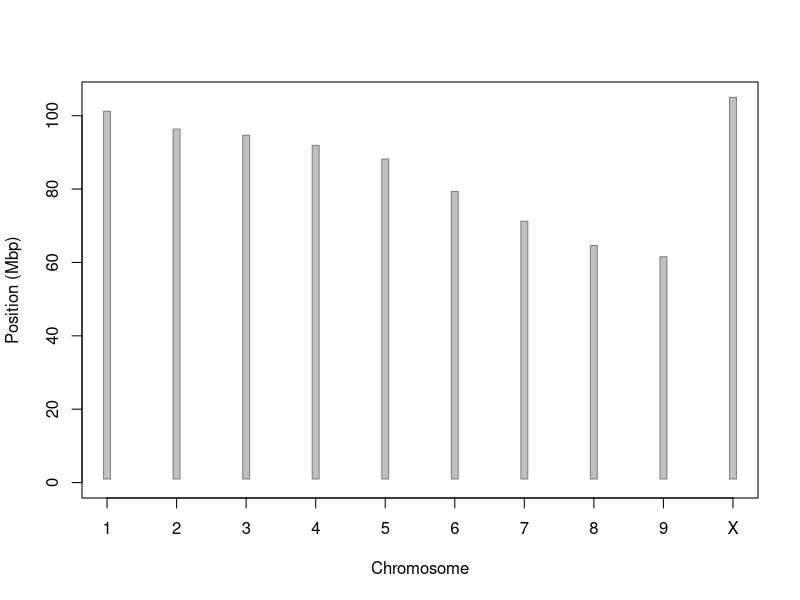

The R source for this figure: (Note: this script raises an error after producing the figure.)
## ---- chunk 1
nuc <- structure(list(Id = c("NC_044371.1", "NC_044375.1", "NC_044372.1", 
"NC_044373.1", "NC_044374.1", "NC_044377.1", "NC_044378.1", "NC_044379.1", 
"NC_044376.1", "NC_044370.1"), Length = c(101209240, 96346938, 
94670641, 91913879, 88181582, 79335105, 71238074, 64622176, 61561104, 
104987320), a = c(12762692, 15648113, 15834625, 15706376, 16864131, 
15448470, 12544227, 9979448, 10305137, 16150029), A = c(11748277, 
9880538, 9810980, 10180981, 10000065, 9320665, 7534637, 8191831, 
7518942, 12415232), c = c(4717714, 6495082, 6494817, 6294060, 
7007138, 6429275, 5306040, 3917350, 4089354, 6429511), C = c(7349355, 
6457816, 6342764, 6498433, 6511470, 6046421, 4942448, 5190552, 
4771093, 8027053), g = c(4737281, 6501151, 6541912, 6321483, 
6996441, 6460883, 5307013, 3917059, 4120057, 6440113), G = c(7366441, 
6462266, 6351808, 6511484, 6528963, 6025024, 4953814, 5184073, 
4778222, 8042296), t = c(12761506, 15640696, 15877710, 15713009, 
16816817, 15442514, 12513884, 9980581, 10312600, 16153769), T = c(11753649, 
9888880, 9820939, 10176745, 9975902, 9337925, 7535448, 8161118, 
7493785, 12429366), n = c(0, 0, 0, 0, 0, 0, 0, 0, 0, 0), N = c(28012325, 
19372396, 17595086, 14511308, 7480655, 4823928, 10600563, 10100164, 
8171914, 18899951)), row.names = c(NA, -10L), class = c("tbl_df", 
"tbl", "data.frame"))
# nuc

## ---- chunk 2

chrmw <- 0.05
prbw  <- 0.2

plot(1:nrow(nuc), nuc$Length/1e6, type = "n", xlab = "", ylab = "",
     ylim = c(0, max(nuc$Length)/1e6), xaxt = "n")
axis(side = 1, at = 1:10, labels = c(1:9, "X"))
title(xlab = "Chromosome")
title(ylab = "Position (Mbp)")

rect(xleft = 1:nrow(nuc) - chrmw, ybottom = rep(1, times = nrow(nuc)), 
     xright = 1:nrow(nuc) + chrmw, ytop = nuc$Length/1e6, 
     col = "#C0C0C0",
     border = "#808080")

## ---- chunk 3
knitr::include_graphics("cbdrx_mrna2.png")
